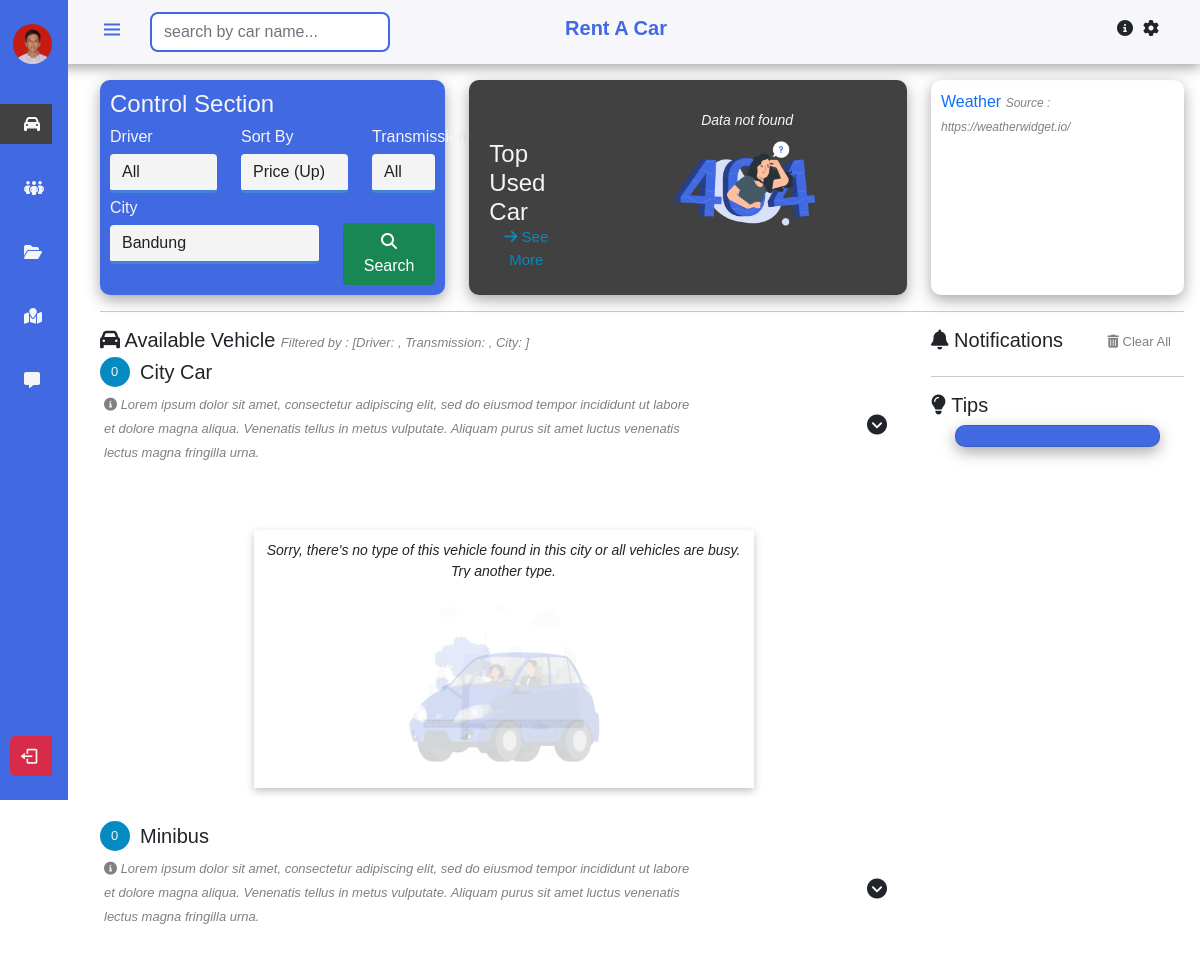
The app's page /Tripversal/index.php (upper part), older data.
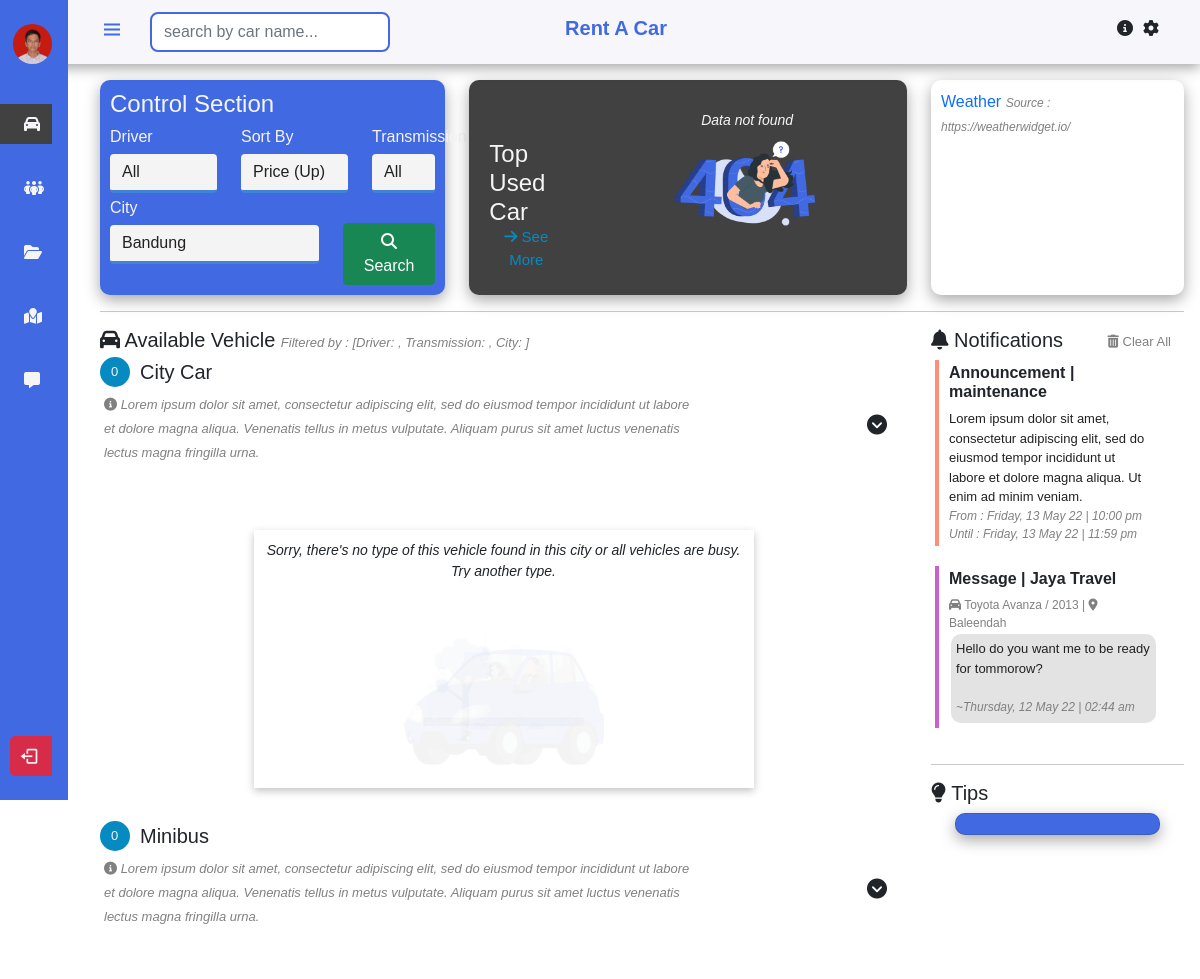
The same page, newer data.
### tables this page shows
CREATE TABLE `notification` (
  `id_notification` int(14) NOT NULL,
  `id_user` int(8) NOT NULL,
  `type` varchar(20) NOT NULL,
  `id_car_guide` int(10) NOT NULL,
  `text` longtext NOT NULL,
  `datetime` datetime NOT NULL,
  `date_from` datetime NOT NULL,
  `date_until` datetime NOT NULL
);

CREATE TABLE `car` (
  `id_car` int(10) NOT NULL,
  `plate_number` varchar(10) NOT NULL,
  `type` varchar(20) NOT NULL,
  `transmission` varchar(10) NOT NULL,
  `car_name` varchar(25) NOT NULL,
  `year` int(4) NOT NULL,
  `city` varchar(15) NOT NULL,
  `location` varchar(25) NOT NULL,
  `price` int(8) NOT NULL,
  `driver` varchar(25) NOT NULL,
  `seat` int(2) NOT NULL,
  `tank` int(3) NOT NULL,
  `distance` int(6) NOT NULL,
  `description` longtext NOT NULL,
  `status` varchar(10) NOT NULL,
  `owner` varchar(25) NOT NULL
);

### Tripversal/application/controllers/rentACar_C.php (called while the page is built, shortened)
<?php
	class rentACar_C extends CI_Controller {
		function __construct(){
			$this->load->model('rentACar_M');
		}
		public function index(){
			$data = [];
			$data['carData']= $this->rentACar_M->get_all_car();
			$data['carRating']= $this->rentACar_M->get_all_car_rating();
			$data['notification']= $this->rentACar_M->get_all_notification();
			$data['topUsedCar']= $this->rentACar_M->get_top_used_car();
			$this->load->view('RentACarPage', $data);
		}
	}
?>

### Tripversal/index.php (called while the page is built, shortened)
<?php
require_once BASEPATH.'core/CodeIgniter.php';

### Tripversal/application/models/rentACar_M.php (called while the page is built, shortened)
<?php
	class rentACar_M extends CI_Model {
		public function get_all_car()
		{
			$this->db->select('*');
			$this->db->from('car');
			$this->db->order_by('price','DESC');
			return $data = $this->db->get()->result_array();
		}
		public function get_all_car_rating()
		{
			$this->db->select('*');
			$this->db->from('car_rating');
			return $data = $this->db->get()->result_array();
		}
		public function get_all_notification()
		{
			$this->db->select('*');
			$this->db->from('notification');
			$this->db->order_by('datetime','DESC');
			return $data = $this->db->get()->result_array();
		}
		public function get_top_used_car(){
			$this->db->select('rent.id_car_guide, rent.city, car.car_name, car.plate_number, car.year, car.location, car.seat, car.price, COUNT(rent.id_car_guide) as total_order');
			$this->db->from('rent');
			$this->db->join('car','car.id_car = rent.id_car_guide');
			$condition = array('rent.type' => 'Car Rent');
			$this->db->where($condition);
			$this->db->group_by('rent.id_car_guide');
			$this->db->order_by('total_order','DESC');
			return $data = $this->db->get()->result_array();
		}
	}
?>

### Tripversal/application/views/RentACarPage.php (the view, shortened to what the rows shown need)
<!DOCTYPE html>
<html>
    <head>
		<link href='https://cdn.jsdelivr.net/npm/bootstrap@5.0.0-beta1/dist/css/bootstrap.min.css' rel='stylesheet'>
		<link href='https://cdn.jsdelivr.net/npm/boxicons@latest/css/boxicons.min.css' rel='stylesheet'>
    </head>
    <body className='snippet-body'>
		<body id="body-pd">
    <div class="height-100">
		<div class='row'>
			<div class=col-md-3>
				<div class='container-fluid' style='width:100%; max-height: calc(100vh - 210px); overflow-x: auto;'>
					<?php
						foreach($notification as $notif){
							if(($notif['id_user'] == '1')||($notif['id_user'] == '0')){
								if(($notif['type'] == 'message_car')){
								echo"<div class='card' id='notification' style='border-left: 4px solid #CB5FCE;'>
									<h6 style='font-weight:600;'>Message | ";
										foreach($carData as $car){if($car['id_car'] == $notif['id_car_guide']){ echo $car['owner'];}}
									echo"</h6>
									<a style='color:grey; font-size:12px;'><i class='fa-solid fa-car'></i> ";
										foreach($carData as $car){if($car['id_car'] == $notif['id_car_guide']){ echo $car['car_name']." / ".$car['year'];}}
									echo" | <i class='fa-solid fa-location-dot'></i> ";
										foreach($carData as $car){if($car['id_car'] == $notif['id_car_guide']){ echo $car['location'];}}
									echo"</a>
									<div class='container-fluid' style='width:100%; border-radius:10px; background:#e3e3e3; padding:5px; margin:2px;'>
										<p style='font-size:13px; color:#212121;'>".$notif['text']."</p>
										<a style='color:grey; font-size:12px; font-style:italic;'>~";
											$cek = strtotime($notif['datetime']);
											if(date('Y-m-d', $cek) == date("Y-m-d")){
												$date = strtotime($notif['datetime']);
												echo " Today | " .date('h:i a', $date);
											} else {
												$date = strtotime($notif['datetime']);
												echo date('l, d F y | h:i a', $date);
											}
										echo"</a>
									</div>
								</div>";
								} else if(($notif['type'] == 'maintenance')){
								echo"<div class='card' id='notification' style='border-left: 4px solid #FF8E77;'>
									<h6 style='font-weight:600;'>Announcement | ".$notif['type']."</h6>
									<a style='color:grey; font-size:13px; color:#212121;'>".$notif['text']."</a>";
										$datefrom = strtotime($notif['date_from']); $dateuntil = strtotime($notif['date_until']);
										echo"<a style='color:grey; font-size:12px; font-style:italic;'> From : ";
										echo date('l, d F y | h:i a', $datefrom)."</a>";
										echo"<a style='color:grey; font-size:12px; font-style:italic;'> Until : ";
										echo date('l, d F y | h:i a', $dateuntil)."</a>
								</div>";
								} else if(($notif['type'] == 'promo')){
								echo"<div class='card' id='notification' style='border-left: 4px solid #FFC45D;'>
									<h6 style='font-weight:600;'>Announcement | ".$notif['type']."</h6>
									<h7 style='font-size:14px;'>Eid Mubarak Holiday</h7>
									<a style='color:grey; font-size:13px; color:#212121;'>".$notif['text']."</a>";
										$datefrom2 = strtotime($notif['date_from']); $dateuntil2 = strtotime($notif['date_until']);
										echo"<a style='color:grey; font-size:12px; font-style:italic;'> From : ";
										echo date('l, d F y | h:i a', $datefrom2)."</a>";
										echo"<a style='color:grey; font-size:12px; font-style:italic;'> Until : ";
										echo date('l, d F y | h:i a', $dateuntil2)."</a>
								</div>";
								} if(($notif['type'] == 'message_guide')){
								echo"<div class='card' id='notification' style='border-left: 4px solid #CB5FCE;'>
									<h6 style='font-weight:600;'>Message | Richard Kyle</h6>
									<a style='color:grey; font-size:12px;'><i class='fa-solid fa-car'></i> Toyota Innova 2018 | <i class='fa-solid fa-location-dot'></i> Buah Batu</a>
									<div class='container-fluid' style='width:100%; border-radius:10px; background:#e3e3e3; padding:5px; margin:2px;'>
										<p style='font-size:13px; color:#212121;'>Hello do you want me to be ready for tommorow</p>
										<a style='color:grey; font-size:12px; font-style:italic;'>~ Today at 15:30</a>
									</div>
								</div>";
								}
							}
						}
					?>
				</div>
			</div>
    	</div>
    </div>
	</body>
</html>

Row changes from the older to the newer data that the page shows:
added notification: type "maintenance", text "Lorem ipsum dolor sit amet, consectetur adipiscing elit, sed do eiusmod tempor incididunt ut labore et dolore magna aliqua. Ut enim ad minim veniam.", date_from "Friday, 13 May 22 | 10:00 pm", date_until "Friday, 13 May 22 | 11:59 pm"
added notification: text "Hello do you want me to be ready for tommorow?", datetime "Thursday, 12 May 22 | 02:44 am"
added car: owner "Jaya Travel", car_name "Toyota Avanza", year "2013", location "Baleendah"
